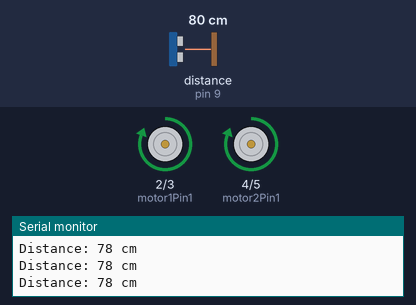
Simulated run of this sketch. Board: Arduino Uno, built with avr-gcc and run on an emulated ATmega328P. On the bench: motor-driver pin pairs drawn as motors (green arrow = first pin HIGH = forward, orange = second pin HIGH = backward, longer = more drive), the last lines printed to the serial monitor. Wiring (inferred from the names in the program): ultrasonic range finder: trigger pin 8; echo pin 9. The test bench sets the inputs (shaded band); at power-on: distance to the obstacle (sensor on pin 9) 80 cm. The echo pulse lasts 58.3 µs per cm.

Above: at 1.2 s.
1.3 s: distance to the obstacle (sensor on pin 9) set to 12 cm
2.8 s: distance to the obstacle (sensor on pin 9) set to 9 cm
At 4.0 s:
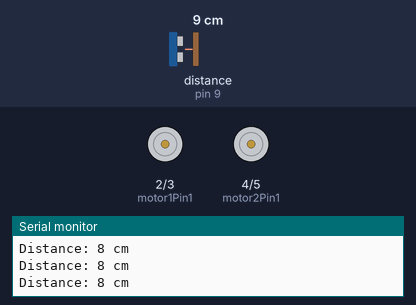
4.3 s: distance to the obstacle (sensor on pin 9) set to 18 cm
At 4.7 s:
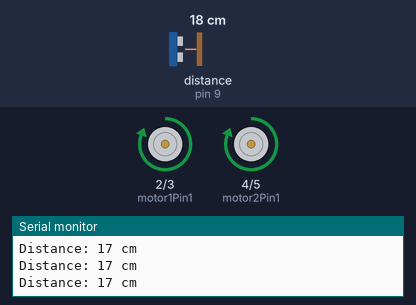
5.8 s: distance to the obstacle (sensor on pin 9) set to 2 cm
At 6.8 s:
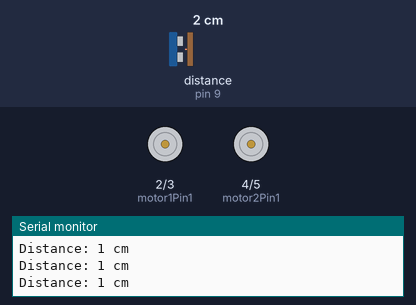
Timing chart, 0 to 8.3 s (numbered marks = the images above; inputs shaded):
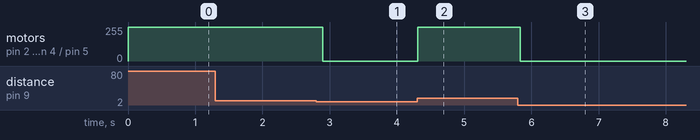

The sketch:

rc_1006.ino
```cpp
// Motor Pins
const int motor1Pin1 = 2;
const int motor1Pin2 = 3;
const int motor2Pin1 = 4;
const int motor2Pin2 = 5;

// Ultrasonic Pins
const int trigPin = 8;
const int echoPin = 9;

// Distance Threshold (in cm)
const int stopDistance = 10;  // stop if object is closer than 20cm

void setup() {
  Serial.begin(9600);
  // Motor pins as outputs
  pinMode(motor1Pin1, OUTPUT);
  pinMode(motor1Pin2, OUTPUT);
  pinMode(motor2Pin1, OUTPUT);
  pinMode(motor2Pin2, OUTPUT);

  // Ultrasonic sensor pins
  pinMode(trigPin, OUTPUT);
  pinMode(echoPin, INPUT);
}

void loop() {
  long distance = getDistance();

  Serial.print("Distance: ");
  Serial.print(distance);
  Serial.println(" cm");

  if (distance >= 0 && distance < stopDistance) {
    stopMotors();
  } else {
    moveForward();
  }

  delay(100);
}

void moveForward() {
  digitalWrite(motor1Pin1, HIGH);
  digitalWrite(motor1Pin2, LOW);
  digitalWrite(motor2Pin1, HIGH);
  digitalWrite(motor2Pin2, LOW);
}

void stopMotors() {
  digitalWrite(motor1Pin1, LOW);
  digitalWrite(motor1Pin2, LOW);
  digitalWrite(motor2Pin1, LOW);
  digitalWrite(motor2Pin2, LOW);
}

long getDistance() {
  digitalWrite(trigPin, LOW);
  delayMicroseconds(2);
  digitalWrite(trigPin, HIGH);
  delayMicroseconds(10);
  digitalWrite(trigPin, LOW);

  long duration = pulseIn(echoPin, HIGH);
  long distance = duration * 0.034 / 2;

  return distance;
}
```

Measured:
- the behaviour switches between 11 and 10 cm on distance to the obstacle (sensor on pin 9) (found by bisection; images 0 and 1)
- after the input at 2.8 s, motor on pin 2 (motor1Pin1) / pin 3 (motor1Pin2), motor on pin 4 (motor2Pin1) / pin 5 (motor2Pin2): forward 255/255 → stopped after 0.09 s
- after the input at 4.3 s, motor on pin 2 (motor1Pin1) / pin 3 (motor1Pin2), motor on pin 4 (motor2Pin1) / pin 5 (motor2Pin2): stopped → forward 255/255 at once
- after the input at 5.8 s, motor on pin 2 (motor1Pin1) / pin 3 (motor1Pin2), motor on pin 4 (motor2Pin1) / pin 5 (motor2Pin2): forward 255/255 → stopped at once
